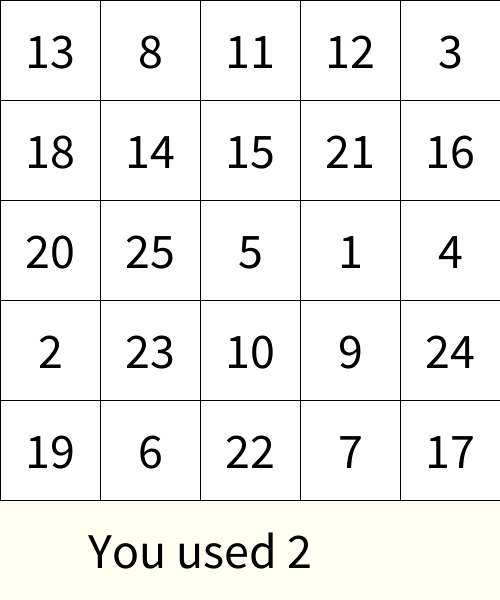
Frame 1 (no input)
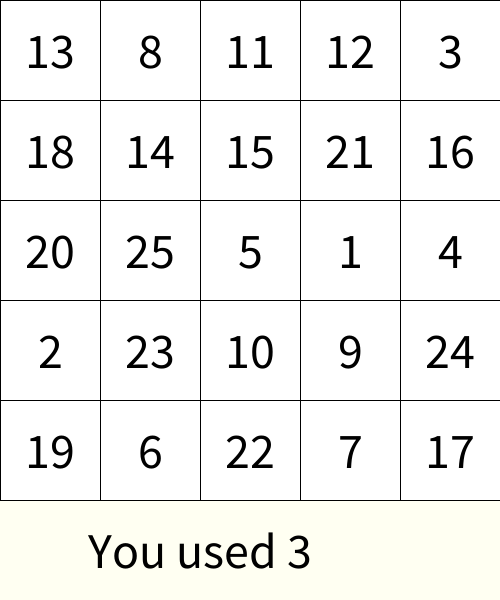
Frame 60 (the mouse pressed at the canvas centre just before this capture)
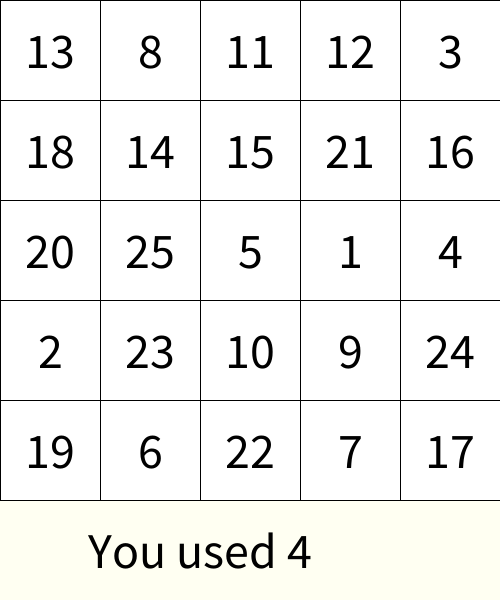
Frame 120 (the mouse held since frame 60 and released just before this capture)

The Processing sketch that drew these frames (run headless with seeded random() and noise(); from frame 60 on, the mouse is pressed at the canvas centre):

// Processing sketch: week06_9
// ── week06_9.pde
//week06-9
int [][] table = new int [5][5];
void setup(){
  size(500,600);
  textSize(50);
  textAlign(CENTER,CENTER);
  int []numbers = {1,2,3,4,5,6,7,8,9,10,11,12,13,14,15,16,17,18,19,20,21,22,23,24,25};
  for(int i = numbers.length -1; i>0; i--){
    int j = int(random(i + 1));
    int temp = numbers[i];
    numbers[i] = numbers[j];
    numbers[j] = temp;
  }
  int index=0;
  for(int i=0;i<5;i++){
    for(int j=0; j<5; j++){
      table[i][j] = numbers[index++];
    }
  }
  startT = millis();
}
int startT = 0;
int [][] pressed = new int [5][5];
void draw(){
  background(#FFFFF2);
  for(int i=0; i<5; i++){
    for(int j=0; j<5; j++){
      if(pressed[i][j]==1) fill(128);
      else fill(255);
      rect(j*100, i*100, 100, 100);
      fill(0); text(""+table[i][j], 50+j*100, 50+i*100);
    }
  }
  text("You used "+millis()/1000, 200, 550);
}
int want = 1;
void mousePressed(){
  int i = mouseY/100, j = mouseX/100;
  if(table[i][j]==want){
    pressed[i][j] = 1;
    want++;  
  }  
}
